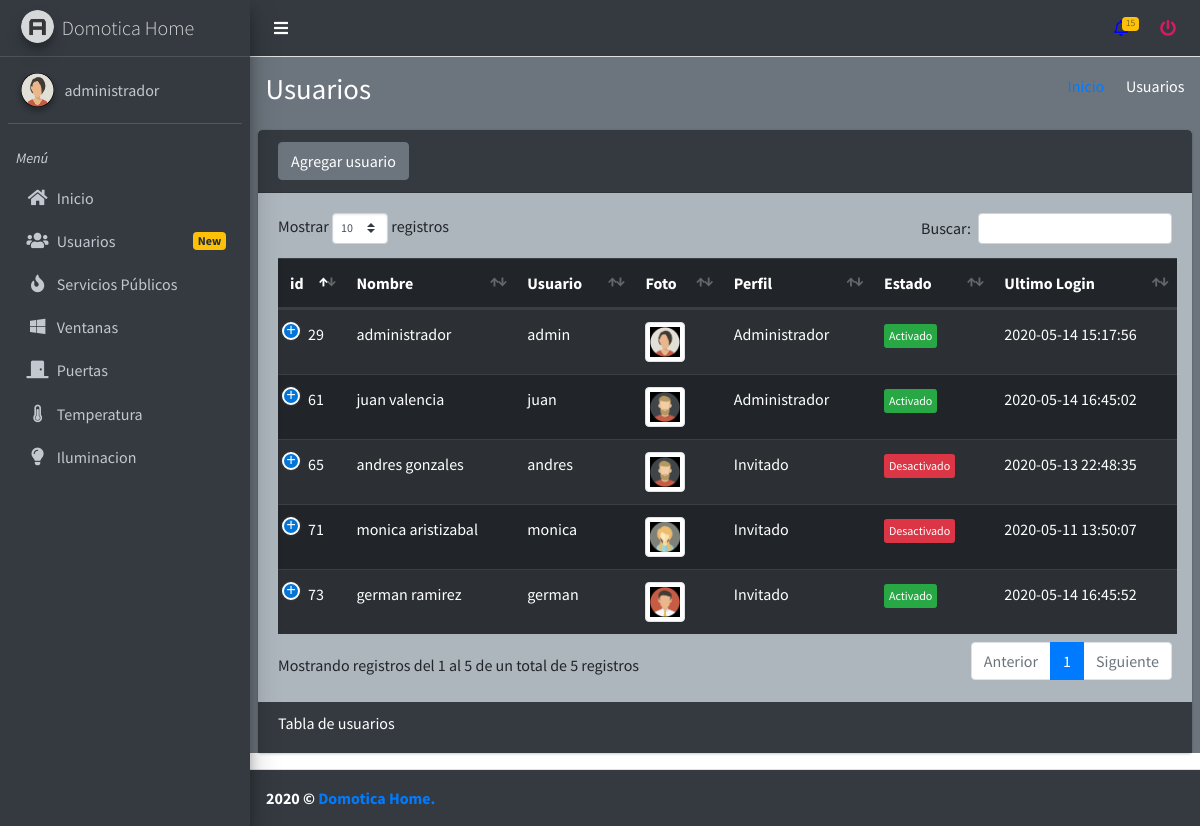
/usuarios (signed in), run on the app's committed database.
### tables this page shows
CREATE TABLE IF NOT EXISTS `usuarios` (
  `id` int(20) NOT NULL AUTO_INCREMENT,
  `nombre` varchar(50) DEFAULT NULL,
  `usuario` varchar(50) DEFAULT NULL,
  `password` varchar(255) DEFAULT NULL,
  `perfil` varchar(50) DEFAULT NULL,
  `foto` varchar(50) DEFAULT NULL,
  `estado` varchar(50) DEFAULT NULL,
  `ultimo_login` datetime DEFAULT NULL,
  `fecha` timestamp NULL DEFAULT NULL,
  PRIMARY KEY (`id`)
);

### controlador/plantillaControlador.php (called while the page is built)
<?php
class PlantillaControlador
{
	public function ctrPlantilla()
	{
		include "vistas/plantilla.php";
	}
}

### index.php (called while the page is built, shortened)
<?php
	require_once "./controlador/plantillaControlador.php";
	require_once "./controlador/usuarioControlador.php";
	require_once "./modelo/usuarioModelo.php";
	$plantilla = new PlantillaControlador();
	$plantilla -> ctrPlantilla();

### controlador/usuarioControlador.php (called while the page is built, shortened)
<?php
	class usuariosControlador{
		static public function ctrMostrarUsuario($item,$valor){
			$tabla = "usuarios";
			$respuesta = usuarioModelo::mdlMostrarUsuario($tabla, $item, $valor);
			return $respuesta;
		}
	}

### modelo/conexion.php (called while the page is built)
<?php
	class Conexion
	{
		static public function conectar(){
			$link = new PDO("mysql:host=localhost;dbname=domotica","root","");
			$link->exec("set names utf8");
			return $link;
		}
	}

### modelo/usuarioModelo.php (called while the page is built, shortened)
<?php
	require_once "conexion.php";
	class usuarioModelo
	{
		static public function mdlMostrarUsuario($tabla, $item, $valor)
		{
			if ($item != null) {
				$stmt = Conexion::conectar()->prepare("SELECT * FROM $tabla WHERE $item = :$item");
				$stmt -> bindparam(":".$item, $valor, PDO::PARAM_STR);
				$stmt -> execute();
	            return $stmt -> fetch();
	            $stmt -> close();
	      		$stmt = null;
			}else{
				$stmt = Conexion::conectar()->prepare("SELECT * FROM $tabla");
                $stmt -> execute();
                return $stmt -> fetchAll();
			}
		}
	}

### vistas/modulos/usuarios.php (the view, shortened to what this page needs)
<div class="content-wrapper" style="background: #6c757d;">
  <section class="content-header">
    <div class="container-fluid">
      <div class="row mb-2">
        <div class="col-sm-6">
          <h1 class="text-white">Usuarios</h1>
        </div>
        <div class="col-sm-6">
          <ol class="breadcrumb float-sm-right">
            <li class="breadcrumb-item"><a href="inicio">Inicio</a></li>
            <li class="breadcrumb-item active text-white">Usuarios</li>
          </ol>
        </div>
      </div>
    </div>
  </section>
  <section class="content">
    <div class="card">
      <div class="card-header" style="background: #343a40;">
          <button type="button" class="btn btn-secondary" data-toggle="modal" data-target="#modalAgregarUsuario">
            Agregar usuario
          </button>
      </div>
      <div class="card-body" style="background: #adb5bd;">
        <table class="table table-dark table-striped table-hover dt-responsive tablas ">
          <thead>
            <tr>
              <th style="width: 8px">id</th>
              <th>Nombre</th>
              <th>Usuario</th>
              <th>Foto</th>
              <th>Perfil</th>
              <th>Estado</th>
              <th>Ultimo Login</th>
            </tr>
          </thead>
          <tbody>
          <?php
            $item = null;
            $valor = null;
            $usuarios = usuariosControlador::ctrMostrarUsuario($item, $valor);
            foreach ($usuarios as $key => $value) {
              echo'<tr>
                      <td>'.$value["id"].'</td>
                      <td>'.$value["nombre"].'</td>
                      <td>'.$value["usuario"].'</td>';
                    if ($value["foto"] == null) {
                        echo '<td><img src="images/foto/AdminMaleAvatar.png" class="img-thumbnail" width="40px"></td>';
                    } else {
                        echo '<td><img src="'.$value["foto"].'" class="img-thumbnail" width="40px"></td>';
                    }
                      echo '<td>'.$value["perfil"].'</td>';
                      if ($value["estado"] == 1) {
                        echo '<td><button class="btn btn-success btn-xs btnActivar" idUsuario="'.$value["id"].'" estadoUsuario="0">Activado</button></td>';
                      }else{
                        echo '<td><button class="btn btn-danger btn-xs btnActivar" idUsuario="'.$value["id"].'" estadoUsuario="1">Desactivado</button></td>';
                      }
                      echo'<td>'.$value["ultimo_login"].'</td>
                      <td><div class="btn-group">
                      <button class="btn btn-dark btnEditarUsuario" idUsuario="'.$value["id"].'" data-toggle="modal" data-target="#modalEditarUsuario"><i class="fa fa-pencil-alt" style="color:#fff;"></i></button>
                      <button class="btn btn-danger btnEliminarUsuario" fotoUsuario="'.$value["foto"].'" idUsuario="'.$value["id"].'" usuario="'.$value["usuario"].'"><i class="fa fa-times"></i></button>
                      </div></td>
                    </tr>';
              }
            ?>
          </tbody>
        </table>
      </div>
      <div class="card-footer" style="background: #343a40; color:#fff;">
        <h6>Tabla de usuarios</h6>
      </div>
    </div>
  </section>
</div>

### vistas/plantilla.php (shortened to what this page needs)
<!DOCTYPE html>
<html>
<head>
  <link rel="stylesheet" href="vistas/plugins/fontawesome-free/css/all.min.css">
  <link rel="stylesheet" href="https://code.ionicframework.com/ionicons/2.0.1/css/ionicons.min.css">
  <link rel="stylesheet" href="vistas/dist/css/adminlte.css">
  <link rel="stylesheet" href="vistas/plugins/datatables-bs4/css/dataTables.bootstrap4.min.css">
  <link rel="stylesheet" href="vistas/plugins/datatables-responsive/css/responsive.bootstrap4.min.css">
  <link rel="stylesheet" href="vistas/plugins/sweetalert2-theme-bootstrap-4/bootstrap-4.min.css">
  <link rel="stylesheet" href="@sweetalert2/theme-dark/dark.css">
</head>
<body class="hold-transition sidebar-mini">
<?php
if (isset($_SESSION["iniciarSesion"]) && $_SESSION["iniciarSesion"] == "ok") {
  echo '<div class="wrapper">';
        include "vistas/modulos/cabezote.php";
        include "vistas/modulos/menu.php";
        if (isset($_GET["vista"])) {
            if ($_GET["vista"] == "inicio"||
                $_GET["vista"] == "usuarios"||
                $_GET["vista"] == "serviciosPublicos"||
                $_GET["vista"] == "temperatura"||
                $_GET["vista"] == "puertas"||
                $_GET["vista"] == "ventanas"||
                $_GET["vista"] == "salir"||
                $_GET["vista"] == "iluminacion") {
              include 'vistas/modulos/'.$_GET["vista"].'.php';
            }else{
              include 'vistas/modulos/404.php';
            }
        }
        include "vistas/modulos/footer.php";
  echo '</div>';
}else{
  include "vistas/modulos/login.php";
}
?>
</body>
</html>

### vistas/modulos/cabezote.php (shortened to what this page needs)
<nav class="main-header navbar navbar-expand navbar-white navbar-light" style="background:#343a40;">
  <ul class="navbar-nav">
    <li class="nav-item">
      <a class="nav-link" data-widget="pushmenu" href="#" role="button"><i style="color:#fff;" class="fas fa-bars"></i></a>
    </li>
  </ul>
  <ul class="navbar-nav ml-auto">
    <li class="nav-item dropdown">
      <a class="nav-link" data-toggle="dropdown" href="#" style="color:blue;">
        <i class="far fa-bell"></i>
        <span class="badge badge-warning navbar-badge">15</span>
      </a>
    </li>
    <li class="nav-item">
      <a class="nav-link" href="salir" >
        <i class="fas fa-power-off" style="color:#d81b60;"></i>
      </a>
    </li>
  </ul>
</nav>

### vistas/modulos/menu.php
<aside class="main-sidebar sidebar-dark-primary elevation-4">
  <a href="vistas/index3.html" class="brand-link">
    <img src="vistas/dist/img/AdminLTELogo.png"
         alt="AdminLTE Logo"
         class="brand-image img-circle elevation-3"
         style="opacity: .8">
    <span class="brand-text font-weight-light">Domotica Home</span>
  </a>
  <div class="sidebar">
    <div class="user-panel mt-3 pb-3 mb-3 d-flex">
      <div class="image">
        <?php
        if ($_SESSION["foto"] == null) {
          echo'<img src="images/foto/AdminMaleAvatar.png" class="img-circle elevation-2" alt="User Image">';
        }else{
          echo'<img src="'.$_SESSION["foto"].'" class="img-circle elevation-2" alt="User Image">';
        }
        ?>
      </div>
      <div class="info">
        <a href="#" class="d-block"><?php echo $_SESSION["nombre"] ?></a>
      </div>
    </div>
    <nav class="mt-2">
      <ul class="nav nav-pills nav-sidebar flex-column" data-widget="treeview" role="menu" data-accordion="false">
        <i class="nav-header">Menú</i>
        <li class="nav-item">
          <a href="inicio" class="nav-link">
            <i class="nav-icon fas fa-home"></i>
            <p>
              Inicio
            </p>
          </a>
        </li>
        <li class="nav-item">
          <a href="usuarios" class="nav-link">
            <i class="nav-icon fas fa-users"></i>
            <p>
              Usuarios
              <span class="right badge badge-warning">New</span>
            </p>
          </a>
        </li>
        <li class="nav-item has-treeview">
          <a href="serviciosPublicos" class="nav-link">
            <i class="nav-icon fas fa-fire"></i>
            <p>
              Servicios Públicos
            </p>
          </a>
        </li>
        <li class="nav-item has-treeview">
          <a href="ventanas" class="nav-link">
            <i class="nav-icon fab fa-windows"></i>
            <p>
              Ventanas
            </p>
          </a>
        </li>
        <li class="nav-item has-treeview">
          <a href="puertas" class="nav-link">
            <i class="nav-icon fas fa-door-closed"></i>
            <p>
              Puertas
            </p>
          </a>
        </li>
        <li class="nav-item has-treeview">
          <a href="temperatura" class="nav-link">
            <i class="nav-icon fas fa-thermometer-three-quarters"></i>
            <p>
              Temperatura
            </p>
          </a>
        </li>
        <li class="nav-item has-treeview">
          <a href="iluminacion" class="nav-link">
            <i class="nav-icon fas fa-lightbulb"></i>
            <p>
              Iluminacion
            </p>
          </a>
        </li>
      </ul>
    </nav>
  </div>
</aside>

### vistas/modulos/footer.php
<footer class="main-footer" style="background:#343a40;">
    <strong style="color:#fff;">2020 &copy; <a href="inicio">Domotica Home.</a></strong>
  </footer>

### data on the page
usuarios: id "29", nombre "administrador", usuario "admin", foto (picture), perfil "Administrador", ultimo_login "2020-05-14 15:17:56"
usuarios: id "61", nombre "juan valencia", usuario "juan", foto (picture), perfil "Administrador", ultimo_login "2020-05-14 16:45:02"
usuarios: id "65", nombre "andres gonzales", usuario "andres", foto (picture), perfil "Invitado", ultimo_login "2020-05-13 22:48:35"
usuarios: id "71", nombre "monica aristizabal", usuario "monica", foto (picture), perfil "Invitado", ultimo_login "2020-05-11 13:50:07"
usuarios: id "73", nombre "german ramirez", usuario "german", foto (picture), perfil "Invitado", ultimo_login "2020-05-14 16:45:52"

### other printed values
$_SESSION["nombre"] "administrador"
